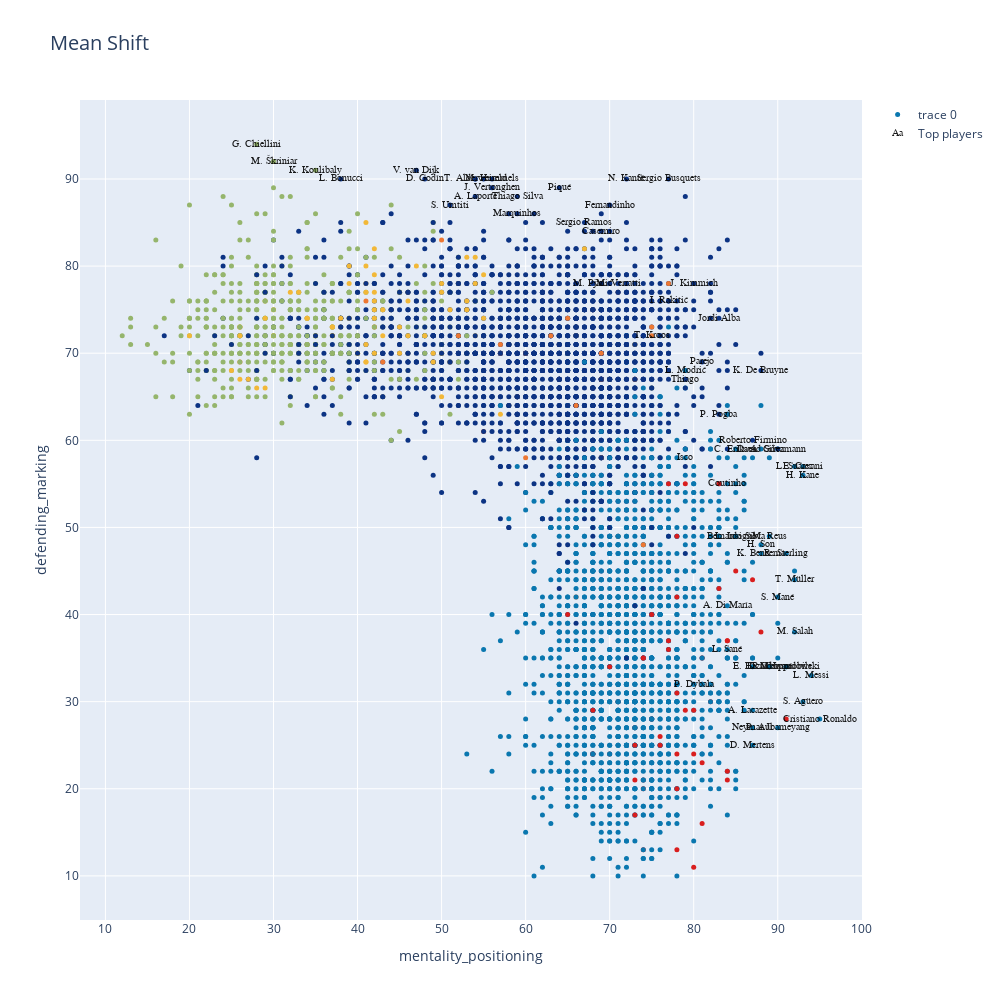

The code cell stored with this chart in its notebook:
### Code cell
data=[]
bool_crack=df_n["overall"] > 85
bool_no_crack=df_n["overall"]<86


#Eligo dos números entre 0 y  de n_skills-1
skill_1=skills_ratings[28]
skill_2=skills_ratings[32]


MeanShift_clusters = go.Scatter(x=df_skills[skill_1], y=df_skills[skill_2],
                           mode='markers',
                        text=df_n.loc[:,'short_name'],
                           marker=dict(
                                size=5,
                                color = clusters2.astype(np.float), #set color equal to a variable
                                colorscale='Portland',
                                showscale=False)
                           )

crack =go.Scatter(x=df_skills.loc[bool_crack,skill_1], y=df_skills.loc[bool_crack,skill_2],name='Top players',
                      text=df_n.loc[bool_crack,'short_name'],
                      textfont=dict(family='sans serif',size=10,color='black'),
                      opacity=0.9,mode='text')

data=[MeanShift_clusters,crack]

layout = go.Layout(title="Mean Shift",titlefont=dict(size=20),
                xaxis=dict(title=skill_1),
                yaxis=dict(title=skill_2),
                autosize=False, width=1000,height=1000)

fig = go.Figure(data=data, layout=layout)

iplot(fig)

### Figure 1 — Plotly figure (JSON) as saved in the notebook; plotly's stock layout.template omitted (floating-point values rounded to 4 significant figures; data arrays with more than 128 entries replaced by an {"elided": "..."} marker saying what was removed)
{"data": [{"marker": {"color": {"elided": "5137 int values"}, "colorscale": [[0, "rgb(12,51,131)"], [0.25, "rgb(10,136,186)"], [0.5, "rgb(242,211,56)"], [0.75, "rgb(242,143,56)"], [1, "rgb(217,30,30)"]], "showscale": false, "size": 5}, "mode": "markers", "text": {"elided": "5137 str values"}, "type": "scatter", "x": {"elided": "5137 int values"}, "y": {"elided": "5137 int values"}}, {"mode": "text", "name": "Top players", "opacity": 0.9, "text": ["L. Messi", "Cristiano Ronaldo", "Neymar Jr", "E. Hazard", "K. De Bruyne", "V. van Dijk", "L. Modrić", "M. Salah", "K. Mbappé", "K. Koulibaly", "H. Kane", "N. Kanté", "G. Chiellini", "S. Agüero", "Sergio Ramos", "L. Suárez", "R. Lewandowski", "Sergio Busquets", "A. Griezmann", "P. Dybala", "P. Pogba", "R. Sterling", "C. Eriksen", "Piqué", "David Silva", "E. Cavani", "D. Godín", "T. Kroos", "M. Reus", "P. Aubameyang", "S. Mané", "A. Laporte", "Bernardo Silva", "Casemiro", "H. Son", "Fernandinho", "Thiago Silva", "K. Benzema", "J. Vertonghen", "D. Mertens", "M. Hummels", "T. Alderweireld", "Jordi Alba", "Thiago", "L. Insigne", "L. Sané", "Marquinhos", "M. Škriniar", "M. Verratti", "S. Umtiti", "J. Kimmich", "Isco", "Roberto Firmino", "I. Rakitić", "M. Pjanić", "A. Di María", "L. Bonucci", "Coutinho", "Parejo", "T. Müller", "C. Immobile", "A. Lacazette"], "textfont": {"color": "black", "family": "sans serif", "size": 10}, "type": "scatter", "x": [94, 95, 87, 87, 88, 47, 79, 92, 89, 35, 93, 72, 28, 93, 67, 92, 91, 77, 90, 80, 83, 91, 85, 64, 88, 93, 48, 75, 89, 90, 90, 54, 85, 69, 88, 70, 59, 88, 56, 87, 56, 54, 83, 79, 85, 84, 59, 30, 71, 51, 80, 79, 87, 77, 68, 84, 38, 84, 81, 92, 91, 87], "y": [33, 28, 27, 34, 68, 91, 68, 38, 34, 91, 56, 90, 94, 30, 85, 57, 34, 90, 59, 32, 63, 47, 59, 89, 59, 57, 90, 72, 49, 27, 42, 88, 49, 84, 48, 87, 88, 47, 89, 25, 90, 90, 74, 67, 49, 36, 86, 92, 78, 87, 78, 58, 60, 76, 78, 41, 90, 55, 69, 44, 34, 29]}], "layout": {"autosize": false, "height": 1000, "title": {"font": {"size": 20}, "text": "Mean Shift"}, "width": 1000, "xaxis": {"title": {"text": "mentality_positioning"}}, "yaxis": {"title": {"text": "defending_marking"}}}}
